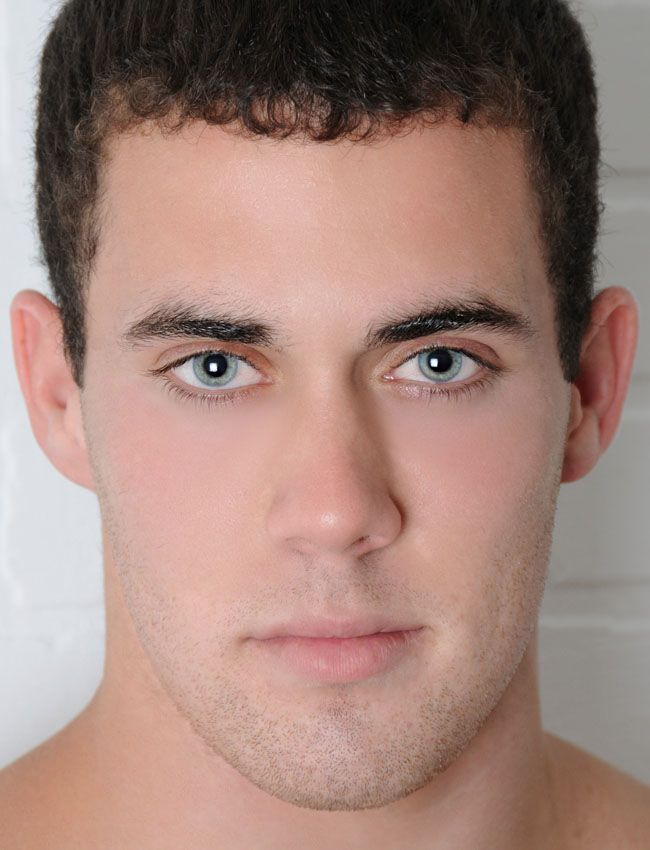
#> input picture dataset/1.jpg, 650 x 850 px
$ python face_detection_haarcascade.py
#> lines starting #> are read from the running program, lines starting #| are printed output that depends on the picture
import cv2
import numpy as np
from PIL import Image
import matplotlib.pyplot as plt
import os

BASE_OUTPUT_DIR = "results/haarcascade"

face_cascade = cv2.CascadeClassifier(
    cv2.data.haarcascades + 'haarcascade_frontalface_default.xml'
)

def detect_faces_image(image_path):
#> called with image_path = 'dataset/1.jpg'
    img = np.array(Image.open(image_path).convert("RGB"))
#> img is the input picture: shape (850, 650, 3); mean R, G, B 161.8, 131.8, 122.6
    gray = cv2.cvtColor(img, cv2.COLOR_RGB2GRAY)
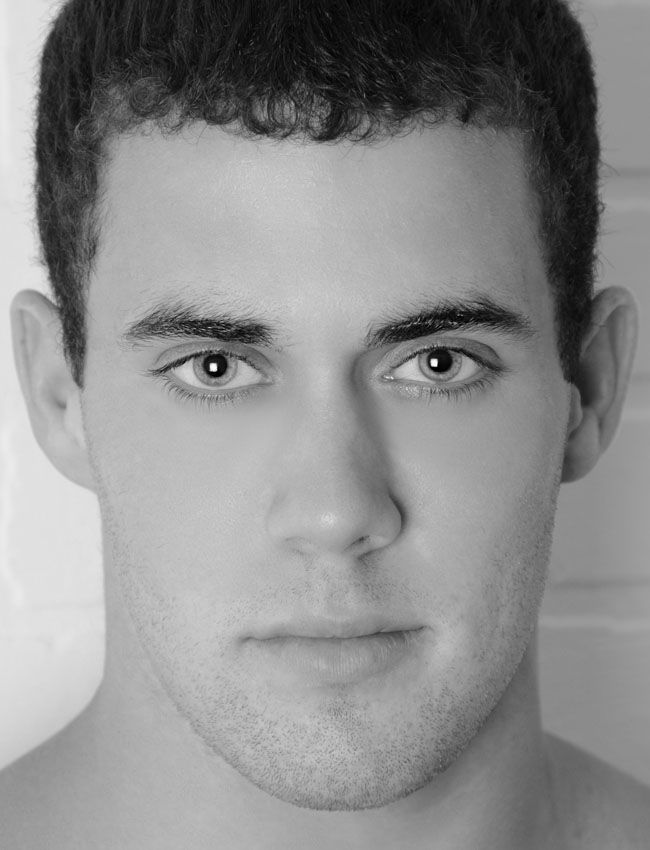
#> gray: shape (850, 650); min 0, max 254, mean 139.8

    faces = face_cascade.detectMultiScale(gray, 1.1, 5, minSize=(40,40))
#> faces = [[55, 163, 547, 547]]

    plt.figure(figsize=(8,6))
    plt.imshow(img)
    plt.axis("off")
    ax = plt.gca()

    for (x,y,w,h) in faces:
        ax.add_patch(
            plt.Rectangle((x,y), w, h, fill=False, color="red", linewidth=2)
        )
#> this loop made 1 pass

    plt.title(f"Image: {os.path.basename(image_path)}")

    filename = os.path.basename(image_path)
    save_path = os.path.join(BASE_OUTPUT_DIR, filename)

    plt.savefig(save_path, bbox_inches="tight")
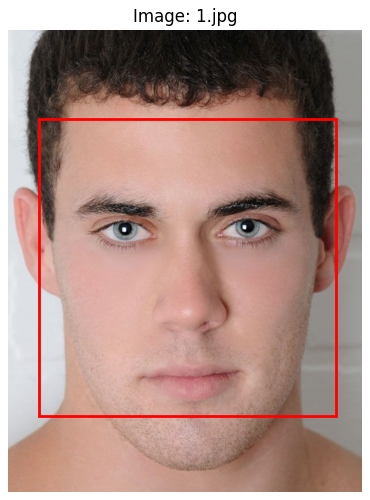
#> figure drawn by matplotlib, 1 panel
    plt.show()

    plt.close()

    print(f"[HAAR][IMAGE] Saved to: {save_path}")


# [47 lines left out: function detect_faces_video, not called in this run]


# -------- RUN --------
imagelist = [
    'dataset/1.jpg',
    'dataset/2.png',
    'dataset/3.png',
    'dataset/4.jpg',
    'dataset/classroom.mp4'
]

for path in imagelist:
    if path.lower().endswith(('.jpg', '.png', '.jpeg')):
        detect_faces_image(path)
    elif path.lower().endswith(('.mp4', '.avi', '.mov')):
        detect_faces_video(path)
#> pass 2 of the loop `for path in imagelist:`:
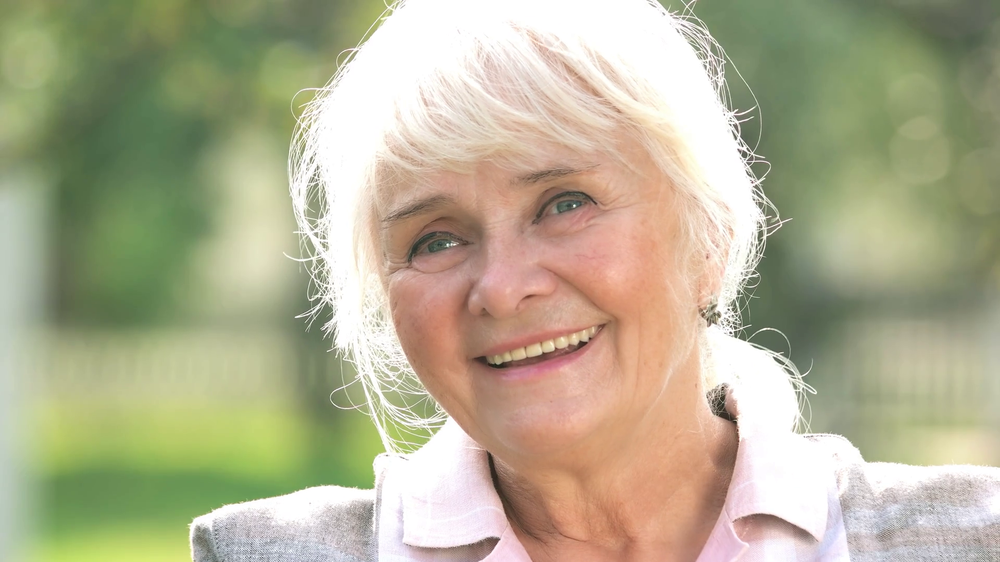
#> input picture dataset/2.png, 1000 x 562 px, shrunk from 1920 x 1080 before the run
#> in detect_faces_image, img is the input picture: shape (562, 1000, 3); mean R, G, B 179.3, 175.3, 146.5
#> in detect_faces_image (call 2), `gray = cv2.cvtColor(img, cv2.COLOR_RGB2GRAY)`:
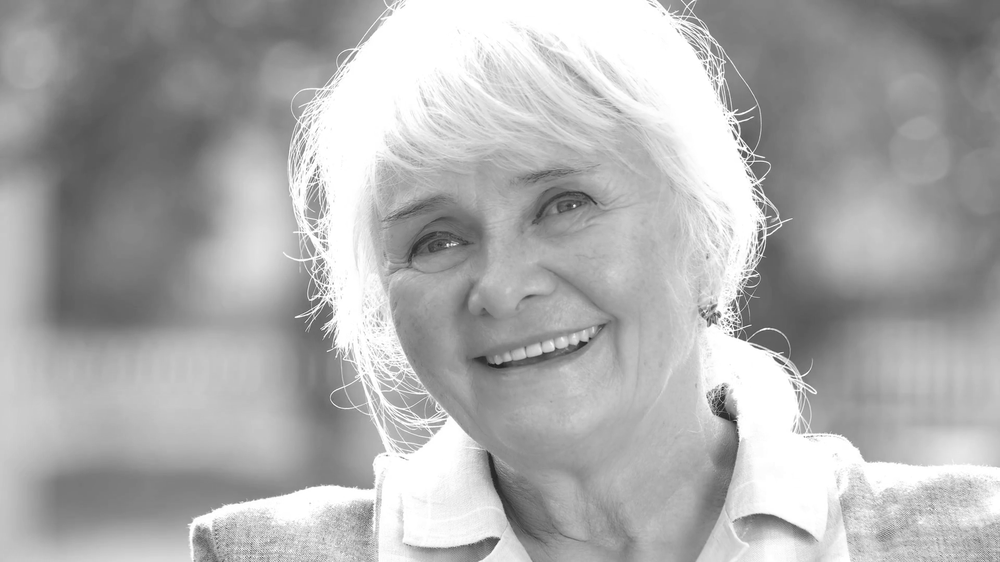
#> gray: shape (562, 1000); min 28, max 255, mean 173.2
#> faces = [[325, 85, 359, 359]]
#> the loop in detect_faces_image (call 2), `for (x,y,w,h) in faces:` made 1 pass
#> in detect_faces_image (call 2), `plt.savefig(save_path, bbox_inches="tight")`:
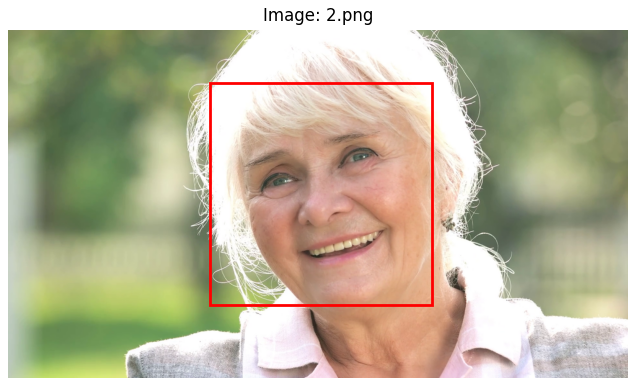
#> figure drawn by matplotlib, 1 panel
#> pass 3 of the loop `for path in imagelist:`:
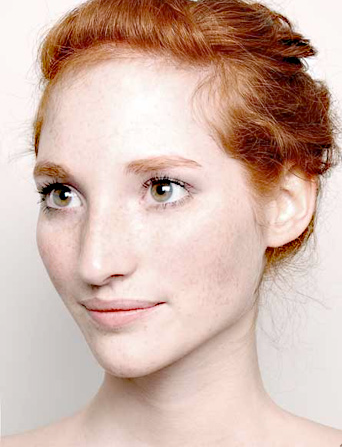
#> input picture dataset/3.png, 342 x 447 px
#> in detect_faces_image, img is the input picture: shape (447, 342, 3); mean R, G, B 210.6, 183.1, 171.8
#> in detect_faces_image (call 3), `gray = cv2.cvtColor(img, cv2.COLOR_RGB2GRAY)`:
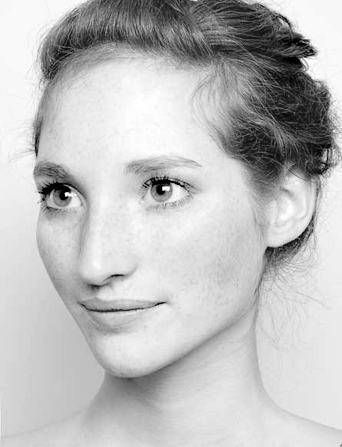
#> gray: shape (447, 342); min 0, max 255, mean 190
#> faces = ()
#> (the run stopped early here; a loop or call above may not have finished)
